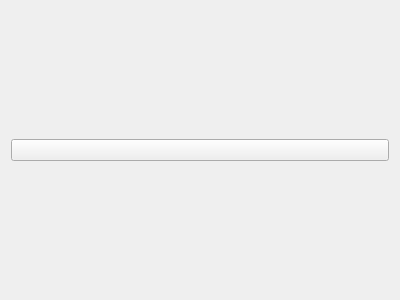
<?xml version="1.0" encoding="UTF-8"?>
<ui version="4.0">
 <class>Form_showAndHide</class>
 <widget class="QWidget" name="Form_showAndHide">
  <property name="geometry">
   <rect>
    <x>0</x>
    <y>0</y>
    <width>400</width>
    <height>300</height>
   </rect>
  </property>
  <property name="windowTitle">
   <string>Form</string>
  </property>
  <layout class="QGridLayout" name="gridLayout">
   <item row="0" column="0">
    <widget class="QPushButton" name="pushButton">
     <property name="text">
      <string/>
     </property>
     <property name="icon">
      <iconset>
       <normaloff>chevron-pointing-to-the-left_icon.svg</normaloff>chevron-pointing-to-the-left_icon.svg</iconset>
     </property>
    </widget>
   </item>
  </layout>
 </widget>
 <resources/>
 <connections/>
</ui>
